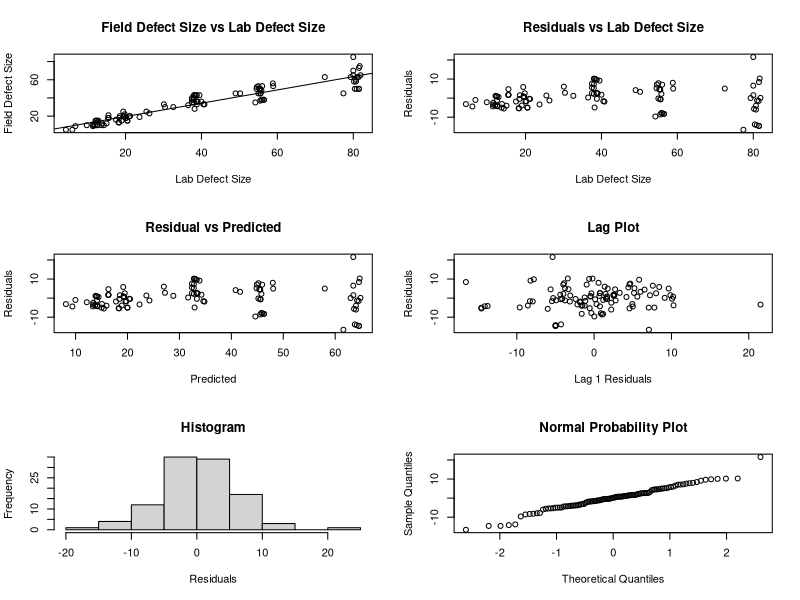
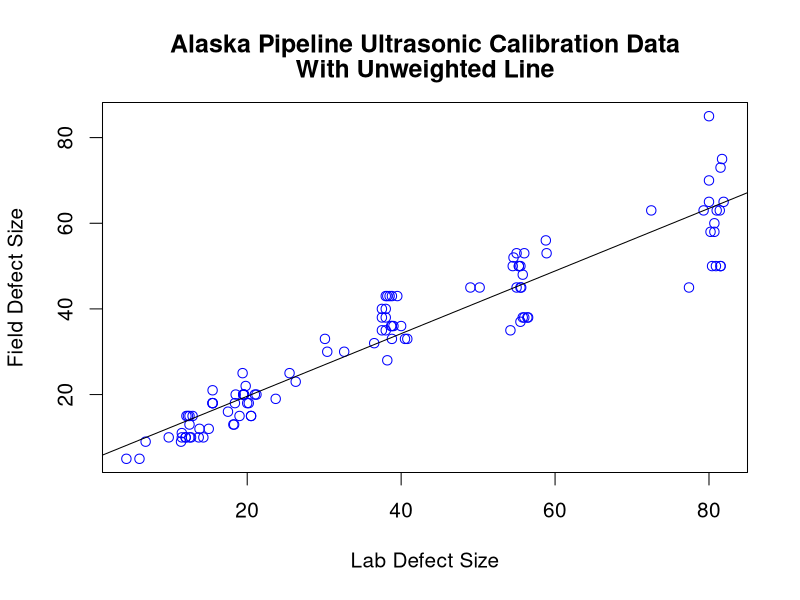
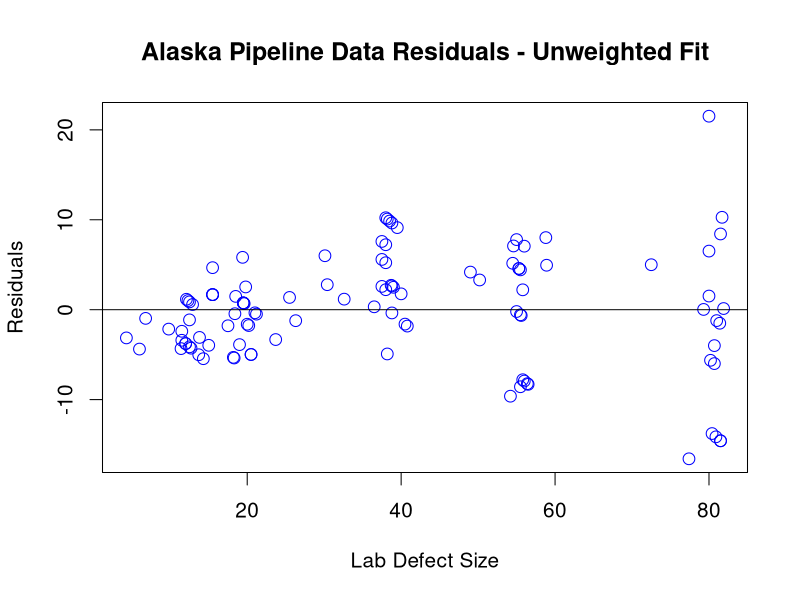

Here is the R script that generated these plots, in order:
######################################################################
##
## regression-4.6.2.3.R
##
## AUTHOR:       Jolene Splett
## MODIFICATION: 2007 Apr 17
## HANDBOOK:     4.6.2.3. Initial Linear Fit   
## http://www.itl.nist.gov/div898/handbook/pmd/section6/pmd623.htm

######################################################################
##
## LEFT SIDE BAR:  Linear Fit Output

## Based on the initial plot of the data, we first fit a straight-line 
## model to the data.

## The following fit output was generated by R. 

## Create vector with dependent variable, field defect size
fdef = c(18,38,15,20,18,36,20,43,45,65,43,38,33,10,50,10,50,15,53,60,18,
         38,15,20,18,36,20,43,45,65,43,38,33,10,50,10,50,15,53,15,37,15,
         18,11,35,20,40,50,36,50,38,10,75,10,85,13,50,58,58,48,12,63,10,
         63,13,28,35,63,13,45,9,20,18,35,20,38,50,70,40,21,19,10,33,16,5,
         32,23,30,45,33,25,12,53,36,5,63,43,25,73,45,52,9,30,22,56,15,45)

## Create vector with independent variable, lab defect size
ldef = c(20.2,56.0,12.5,21.2,15.5,39.0,21.0,38.2,55.6,81.9,39.5,56.4,40.5,
         14.3,81.5,13.7,81.5,20.5,56.0,80.7,20.0,56.5,12.1,19.6,15.5,38.8,
         19.5,38.0,55.0,80.0,38.5,55.8,38.8,12.5,80.4,12.7,80.9,20.5,55.0,
         19.0,55.5,12.3,18.4,11.5,38.0,18.5,38.0,55.3,38.7,54.5,38.0,12.0,
         81.7,11.5,80.0,18.3,55.3,80.2,80.7,55.8,15.0,81.0,12.0,81.4,12.5,
         38.2,54.2,79.3,18.2,55.5,11.4,19.5,15.5,37.5,19.5,37.5,55.5,80.0,
         37.5,15.5,23.7,9.8,40.8,17.5,4.3,36.5,26.3,30.4,50.2,30.1,25.5,
         13.8,58.9,40.0,6.0,72.5,38.8,19.4,81.5,77.4,54.6,6.8,32.6,19.8,
         58.8,12.9,49.0)

## Determine number of observations
len = length(fdef)

## Straight line regression analysis
out = lm(fdef~ldef)
summary(out)

##> Call:
##> lm(formula = fdef ~ ldef)

##> Residuals:
##>      Min       1Q   Median       3Q      Max 
##> -16.5817  -3.8259   0.1283   3.7432  21.5174 

##> Coefficients:
##>             Estimate Std. Error t value Pr(>|t|)    
##> (Intercept)  4.99368    1.12566   4.436 2.26e-05 ***
##> ldef         0.73111    0.02455  29.778  < 2e-16 ***
##> ---
##> Signif. codes:  0 '***' 0.001 '**' 0.01 '*' 0.05 '.' 0.1 ' ' 1 

##> Residual standard error: 6.081 on 105 degrees of freedom
##> Multiple R-Squared: 0.8941,     Adjusted R-squared: 0.8931 
##> F-statistic: 886.7 on 1 and 105 DF,  p-value: < 2.2e-16 

## The intercept parameter is estimated to be 4.99 and the slope 
## parameter is estimated to be 0.73. Both parameters are 
## statistically significant.

######################################################################
##
## LEFT SIDE BAR:  6-Plot for Model Validation

## When there is a single independent variable, the <6-plot 1.3.3.33> 
## provides a convenient method for initial model validation.

## Residual 6-plot
par(mfrow=c(3,2),ask=T)
plot(ldef,fdef,xlab="Lab Defect Size",
     ylab="Field Defect Size",main="Field Defect Size vs Lab Defect Size")
abline(reg=out)
plot(ldef,out$residuals,ylab="Residuals",xlab="Lab Defect Size",
     main="Residuals vs Lab Defect Size")
plot(out$fitted.values,out$residuals,ylab="Residuals",xlab="Predicted",
     main="Residual vs Predicted")
plot(out$residuals[2:len],out$residuals[1:len-1],ylab="Residuals",
     xlab="Lag 1 Residuals",main="Lag Plot")
hist(out$residuals,ylab="Frequency",xlab="Residuals",main="Histogram")
qqnorm(out$residuals,main="Normal Probability Plot")

## The basic assumptions for regression models are that the errors 
## are random observations from a normal distribution with mean of 
## zero and constant standard deviation (or variance).

## The plots on the first row show that the residuals have increasing 
## variance as the value of the independent variable (lab) increases 
## in value. This indicates that the assumption of constant standard 
## deviation, or homogeneity of variances, is violated.

## In order to see this more clearly, we will generate full- size 
## plots of the predicted values with the data and the residuals 
## against the independent variable. 

######################################################################
##
## LEFT SIDE BAR:  Plot of Predicted Values with Original Data

## Generate plot of raw data with overlaid regression function
par(mfrow=c(1,1),cex=1.25,ask=T)
plot(ldef,fdef,ylab="Field Defect Size",xlab="Lab Defect Size",
     col="blue")
abline(reg=out)
title("Alaska Pipeline Ultrasonic Calibration Data",line=2)
title("With Unweighted Line",line=1)

## This plot shows more clearly that the assumption of homogeneous 
## variances for the errors may be violated.

######################################################################
##
## LEFT SIDE BAR:  Plots of Residual Values Against Independent Variable

## Plot residuals versus lab defect size
par(mfrow=c(1,1),cex=1.25,ask=T)
plot(ldef,out$residuals, xlab="Lab Defect Size", ylab="Residuals",
     main="Alaska Pipeline Data Residuals - Unweighted Fit",
     cex=1.25, col="blue")
abline(h=0)

## This plot also shows more clearly that the assumption of homogeneous 
## variances is violated. This assumption, along with the assumption of 
## constant location, are typically easiest to see on this plot.

######################################################################
##
## LEFT SIDE BAR:  Non-Homogeneous Variances

## Because the last plot shows that the variances may differ more that 
## slightly, we will address this issue by transforming the data or 
## using weighted least squares.

######################################################################
## ================================================================ ##
######################################################################
